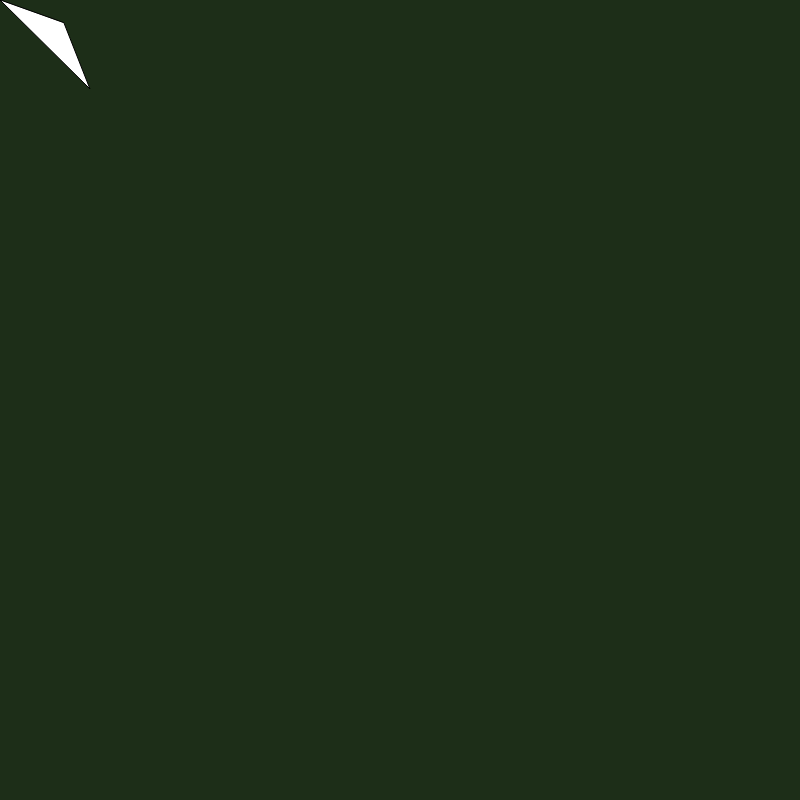
Frame 1 (no input)
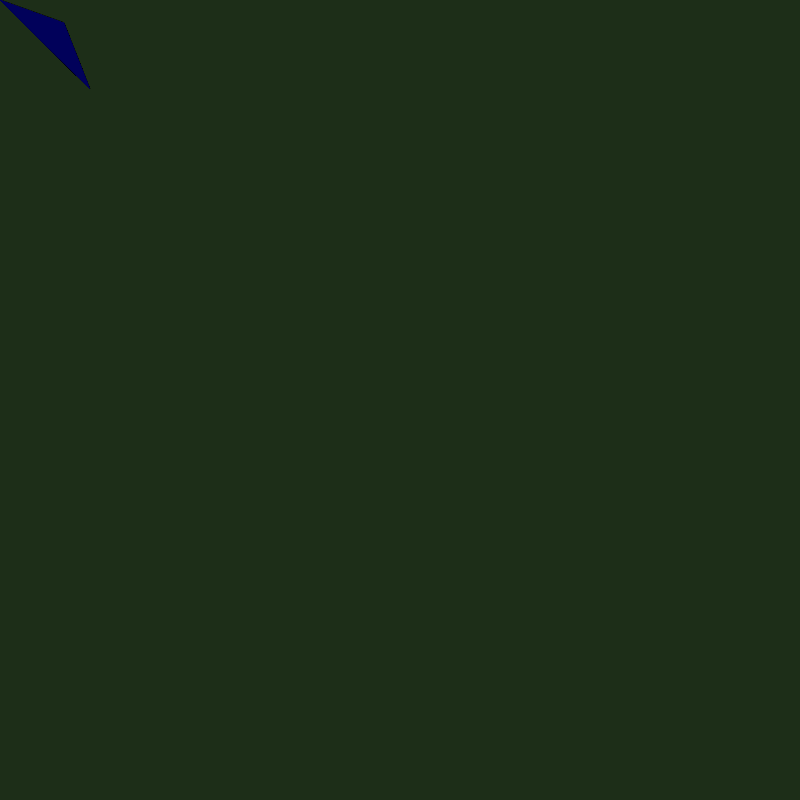
Frame 60 (no input)
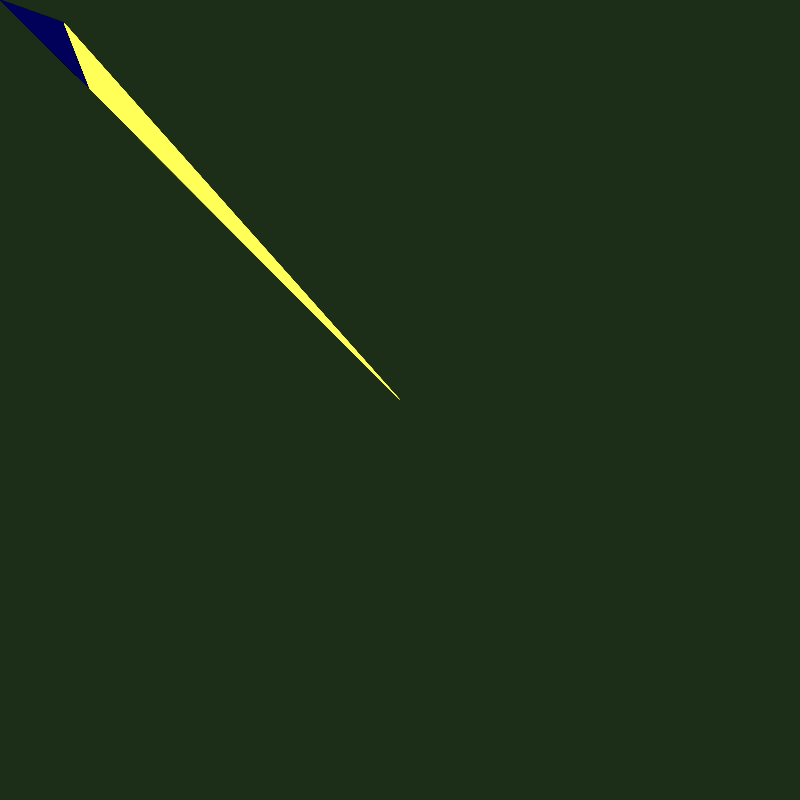
Frame 120 (the mouse pressed at the canvas centre since frame 60)

The p5.js sketch that drew these frames (run headless with seeded random() and noise() and a simulated clock; from frame 60 on, the mouse is pressed at the canvas centre):

// p5.js sketch
// ── sketch.js
function setup() {
  createCanvas(800, 800);
  background(29,46,24)
}

function draw() {
  
  triangle(mouseX, mouseY, 90,89,64,23)
  fill(mouseX, mouseY, 90,89,64,23)
  noStroke();
}
